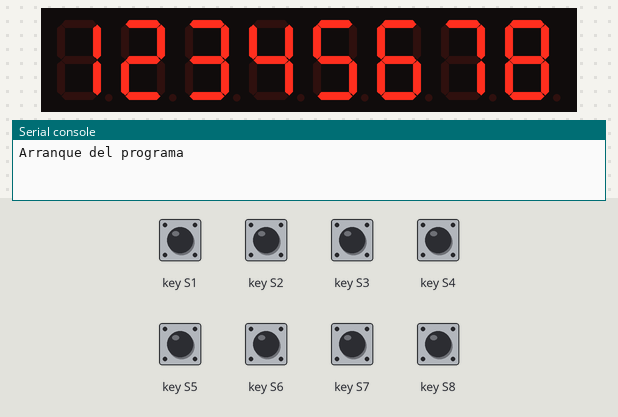
The program below on a simulated MicroPython board. Parts: 8-digit seven-segment display, the last lines printed to the serial console. The inputs (shaded band) are chosen by the test bench; at power-on: key S1–8 LOW. Library files of the repository ran but are not shown: TM1638.py.

Above: at 0.1 s.
At 3.2 s:
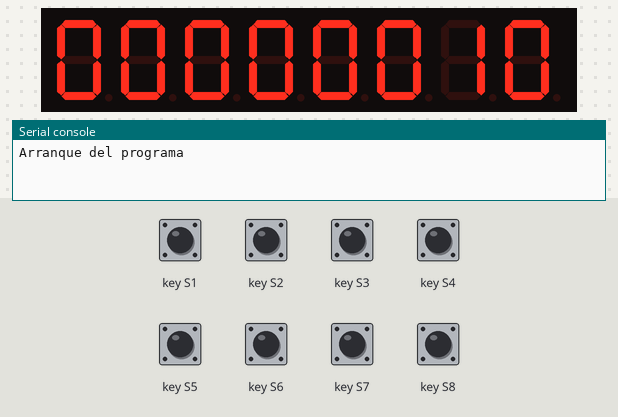
3.3 s: key S1 pulled HIGH for 0.15 s
At 3.43 s:
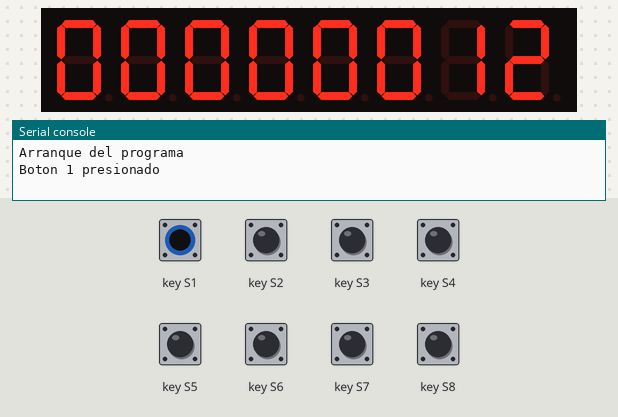

The program:

Display_TM1638.py
```python
from TM1638 import TM1638
from machine import Pin
from time import sleep

# Define los pines que uses para el módulo TM1638
stb_pin = 8    # Pin de STB
clk_pin = 21   # Pin de CLK
dio_pin = 20   # Pin de DIO

# Crea una instancia del objeto TM1638
tm1638 = TM1638(stb_pin, clk_pin, dio_pin)

# Inicializa el display
tm1638.init()
print("Arranque del programa")
# Muestra un número en el display
tm1638.displayNumber(12345678)
sleep(2)

# Enciende un LED en la posición 0
#tm1638.displayLed(2, True)
#sleep(2)

# Limpia el display
#tm1638.clearDisplay()
#sleep(2)
# Limpia los LEDs
#tm1638.clearLeds()
#sleep(2)

a = 0

while True:
    keys = tm1638.readKeys()
    if (keys != 0):
        print(f"Boton {keys} presionado")

    tm1638.displayNumber(a)
    a += 1

    sleep(0.1)


    
```
